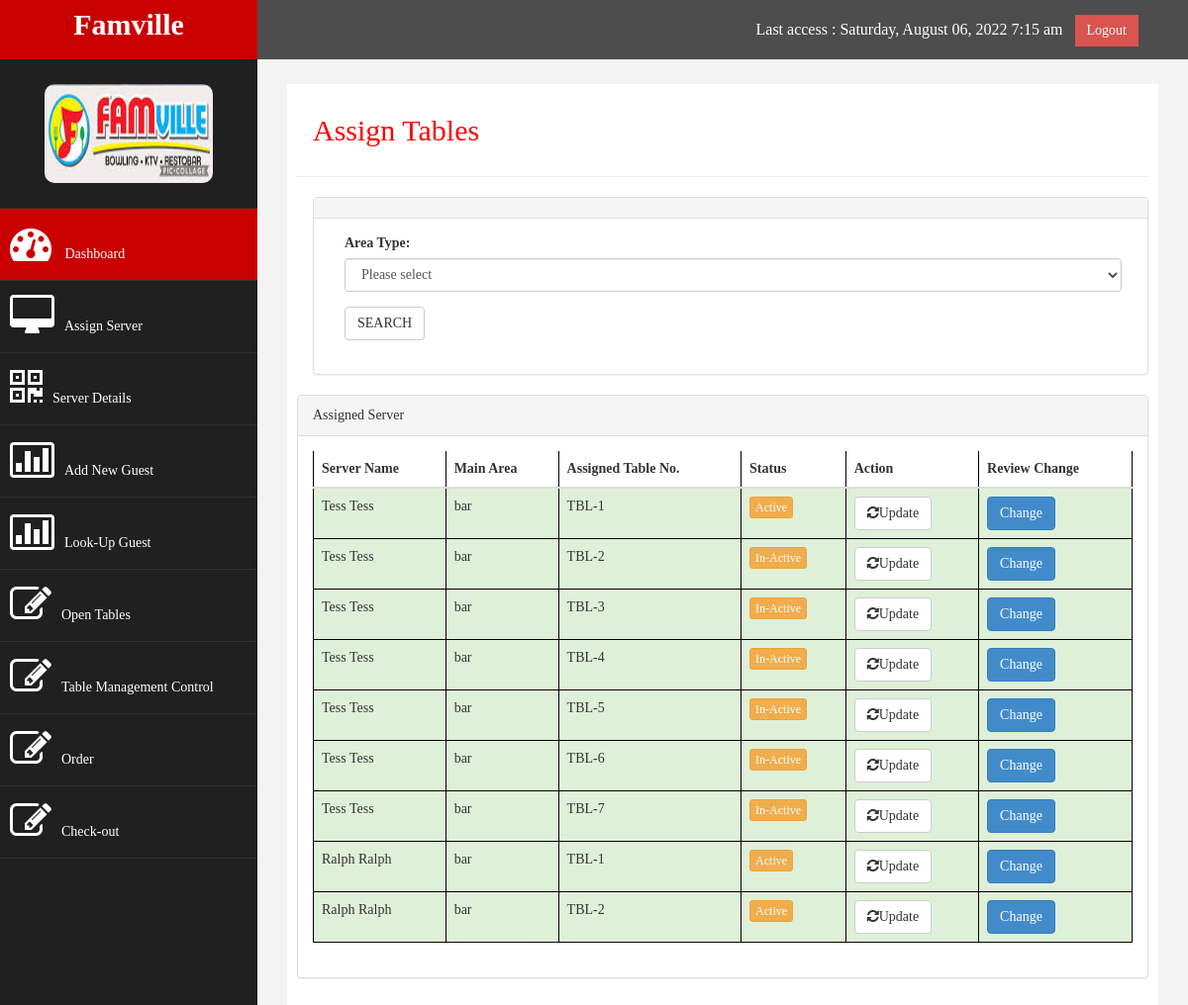
The page /index_cashier_personnel.php?page=assign_tables on the database its author committed.
### tables this page shows
CREATE TABLE `assigned_tables` (
  `assigned_tables_id` int(11) NOT NULL,
  `area_type_id` int(11) NOT NULL,
  `user_id` int(11) NOT NULL,
  `table_number_id` int(11) NOT NULL,
  `status` varchar(100) NOT NULL COMMENT 'Active; In-Active',
  `action` varchar(100) NOT NULL COMMENT 'Assigned; Un-Assigned'
);

CREATE TABLE `user` (
  `user_id` int(11) NOT NULL,
  `user_name` varchar(100) NOT NULL,
  `password` varchar(100) NOT NULL,
  `first_name` varchar(100) NOT NULL,
  `last_name` varchar(100) NOT NULL,
  `user_group_id` int(11) NOT NULL,
  `email_address` varchar(100) NOT NULL,
  `image` varchar(100) NOT NULL,
  `cellphone_number` int(11) NOT NULL,
  `status_type_id` int(11) NOT NULL COMMENT 'Enabled; Disabled',
  `date_added` timestamp NOT NULL DEFAULT CURRENT_TIMESTAMP ON UPDATE CURRENT_TIMESTAMP
);

CREATE TABLE `area_type` (
  `area_type_id` int(11) NOT NULL,
  `area_type` varchar(100) NOT NULL,
  `image` varchar(100) NOT NULL,
  `description` varchar(100) NOT NULL
);

CREATE TABLE `table_number` (
  `table_number_id` int(11) NOT NULL,
  `table_code_num_id` varchar(100) NOT NULL,
  `table_number_capacity` varchar(100) NOT NULL,
  `area_type_id` int(11) NOT NULL,
  `number_of_seats` int(11) NOT NULL,
  `availability` varchar(100) NOT NULL COMMENT 'Available; Occupied',
  `status` varchar(100) NOT NULL COMMENT 'Assigned; Un-Assigned'
);

### index_cashier_personnel.php (called while the page is built, shortened)
<?php
include('cashier_personnel/header.php');
include('cashier_personnel/side_bar.php');
if(isset($_GET['page'])){
    $page=$_GET['page'];
}else{
    $page='add_new_guest';
}
include('cashier_personnel/'.$page.'.php');
include('cashier_personnel/footer.php');
?>

### cashier_personnel/assign_tables.php (the view, shortened to what this page needs)
<?php
include('config.php');
?>
<div id="page-wrapper">
            <div id="page-inner">
                <div class="row">
                    <div class="col-md-12">
                     <h2>Assign Tables</h2>
                    </div>
                </div>
                 <hr>
               <div class="row">
                <div class="col-md-12">
                    <div class="panel panel-default">
                        <div class="panel-heading">
                        </div>
                        <div class="panel-body">
                            <div class="row">
                                <div class="col-md-6">
                                    <form action="<?php echo $BASE_URL;?>index_cashier_personnel.php?page=assign_tables_2" method="post" enctype="multipart/form-data">
                                        <div class="form-group">
                                                <label for="">Area Type:</label>
                                                <select id="" name="area_type_id" class="form-control" style="
    width: 205%;">
                                                    <option value="0">Please select</option>
                                                    <?php
                                                    include('config.php');
                                                    $sql='SELECT * FROM `area_type`';
                                                    $qry=mysqli_query($CON, $sql) or die(mysqli_error($qry));
                                                    ?>
                                                </select>
                                        </div>
                                        <button type="submit" name="btn_search" class="btn btn-default">SEARCH</button>
                                    </form>
                                    <br/>
    </div>
                            </div>
                        </div>
                    </div>
                </div>
            </div>
            <div class="panel panel-default">
                        <div class="panel-heading">
                            Assigned Server
                        </div>
                        <form action="" method="post" enctype="multipart/form-data">
                        <div class="panel-body">
                            <div class="table-responsive">
                                <table class="table">
                                    <thead>
                                        <tr>
                                            <th>Server Name</th>
                                            <th>Main Area</th>
                                            <th>Assigned Table No.</th>
                                            <th>Status</th>
                                            <th>Action</th>
                                            <th>Review Change</th>
                                        </tr>
                                    </thead>
                                    <tbody>
                                        <?php
                                        include('config.php');
                                        $sql='SELECT assigned_tables.assigned_tables_id, assigned_tables.area_type_id, area_type.area_type, assigned_tables.user_id, user.first_name, user.last_name, assigned_tables.table_number_id, table_number.table_number_capacity, assigned_tables.action, assigned_tables.status
                                            FROM assigned_tables
                                            INNER JOIN area_type
                                            ON area_type.area_type_id=assigned_tables.area_type_id
                                            INNER JOIN user
                                            ON user.user_id=assigned_tables.user_id
                                            INNER JOIN table_number
                                            ON table_number.table_number_id=assigned_tables.table_number_id';
                                        $qry=mysqli_query($CON, $sql) or die(mysqli_error($qry));
                                        while($row=mysqli_fetch_array($qry)){
                                            $assigned_tables_id=$row['assigned_tables_id'];
                                            $first_name=$row['first_name'];
                                            $last_name=$row['last_name'];
                                            $area_type=$row['area_type'];
                                            $table_number_capacity=$row['table_number_capacity'];
                                            $status=$row['status'];
                                        ?>
                                        <tr class="success">
                                            <td><?php echo $first_name.' '.$last_name; ?></td>
                                            <td><?php echo $area_type; ?></td>
                                            <td><?php echo $table_number_capacity; ?></td>
                                            <td><a href="#" class="btn btn-warning btn-xs"><?php echo $status; ?></a></td><input type="hidden" name="stats" value="<?php echo $status;?>" />
                                            <td>
                                            </form>
                                            <a href="<?php echo 'cashier_personnel/update_assign_tables.php?id='.$assigned_tables_id; ?>" class="btn btn-default"><i class=" fa fa-refresh "></i>Update</a>
                                            </td>
                                            <td>
                                            <a href="#" class="btn btn-primary">Change</a>
                                            </td>
                                        </tr>
                                        <?php
                                        }
                                        ?>
                            </div>
                        </div>
                    </div>
    </div>

### assets/css/custom.css (style rules this page uses)
body { font-family: 'Open Sans', sans-serif; }
#page-wrapper { padding: 15px 15px; min-height: 600px; background:#F3F3F3; }
#page-inner { width:100%; margin:10px 20px 10px 0px; background-color:#fff!important; padding:10px; min-height:1200px; }
h2 { color: #f00; }
@media (min-width:768px) { #page-wrapper { margin: 0 0 0 260px; padding: 15px 30px; min-height: 1200px; } }

### assets/css/css_table_image.css (style rules this page uses)
.row::after { content: ""; clear: both; display: table; }
.row { margin-left: 1px; }

### css_invoice/css/style.css (style rules this page uses)
* { margin: 0; padding: 0; }
body { font: 14px/1.4 Georgia, serif; }
table { border-collapse: collapse; }
table td, table th { border: 1px solid black; padding: 5px; }

### rows shown on the page
assigned_tables: user.first_name "Tess", user.last_name "Tess", area_type.area_type "bar", table_number.table_number_capacity "TBL-1", status "Active"
assigned_tables: user.first_name "Tess", user.last_name "Tess", area_type.area_type "bar", table_number.table_number_capacity "TBL-2", status "In-Active"
assigned_tables: user.first_name "Tess", user.last_name "Tess", area_type.area_type "bar", table_number.table_number_capacity "TBL-3", status "In-Active"
assigned_tables: user.first_name "Tess", user.last_name "Tess", area_type.area_type "bar", table_number.table_number_capacity "TBL-4", status "In-Active"
assigned_tables: user.first_name "Tess", user.last_name "Tess", area_type.area_type "bar", table_number.table_number_capacity "TBL-5", status "In-Active"
assigned_tables: user.first_name "Tess", user.last_name "Tess", area_type.area_type "bar", table_number.table_number_capacity "TBL-6", status "In-Active"
assigned_tables: user.first_name "Tess", user.last_name "Tess", area_type.area_type "bar", table_number.table_number_capacity "TBL-7", status "In-Active"
assigned_tables: user.first_name "Ralph", user.last_name "Ralph", area_type.area_type "bar", table_number.table_number_capacity "TBL-1", status "Active"
assigned_tables: user.first_name "Ralph", user.last_name "Ralph", area_type.area_type "bar", table_number.table_number_capacity "TBL-2", status "Active"
